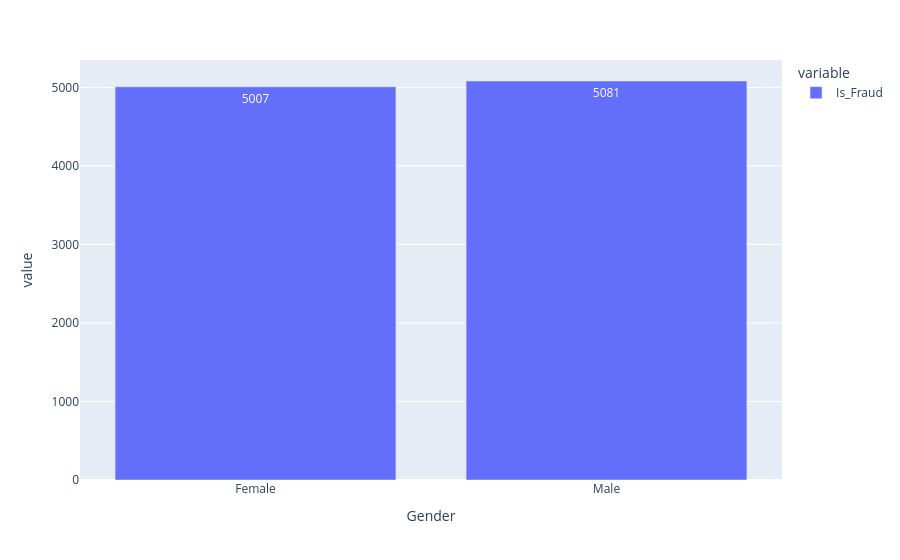

Source (notebook cell):
### Code cell
px.bar(genderFraud , text_auto=True)

### Figure 1 — Plotly figure (JSON) as saved in the notebook; plotly's stock layout.template omitted (floating-point values rounded to 4 significant figures)
{"data": [{"alignmentgroup": "True", "hovertemplate": "variable=Is_Fraud<br>Gender=%{x}<br>value=%{y}<extra></extra>", "legendgroup": "Is_Fraud", "marker": {"color": "#636efa", "pattern": {"shape": ""}}, "name": "Is_Fraud", "offsetgroup": "Is_Fraud", "orientation": "v", "showlegend": true, "textposition": "auto", "texttemplate": "%{y}", "type": "bar", "x": ["Female", "Male"], "xaxis": "x", "y": [5007, 5081], "yaxis": "y"}], "layout": {"autosize": true, "barmode": "relative", "legend": {"title": {"text": "variable"}, "tracegroupgap": 0}, "margin": {"t": 60}, "xaxis": {"anchor": "y", "autorange": true, "domain": [0, 1], "range": [-0.5, 1.5], "title": {"text": "Gender"}, "type": "category"}, "yaxis": {"anchor": "x", "autorange": true, "domain": [0, 1], "range": [0, 5348.0], "title": {"text": "value"}, "type": "linear"}}}
